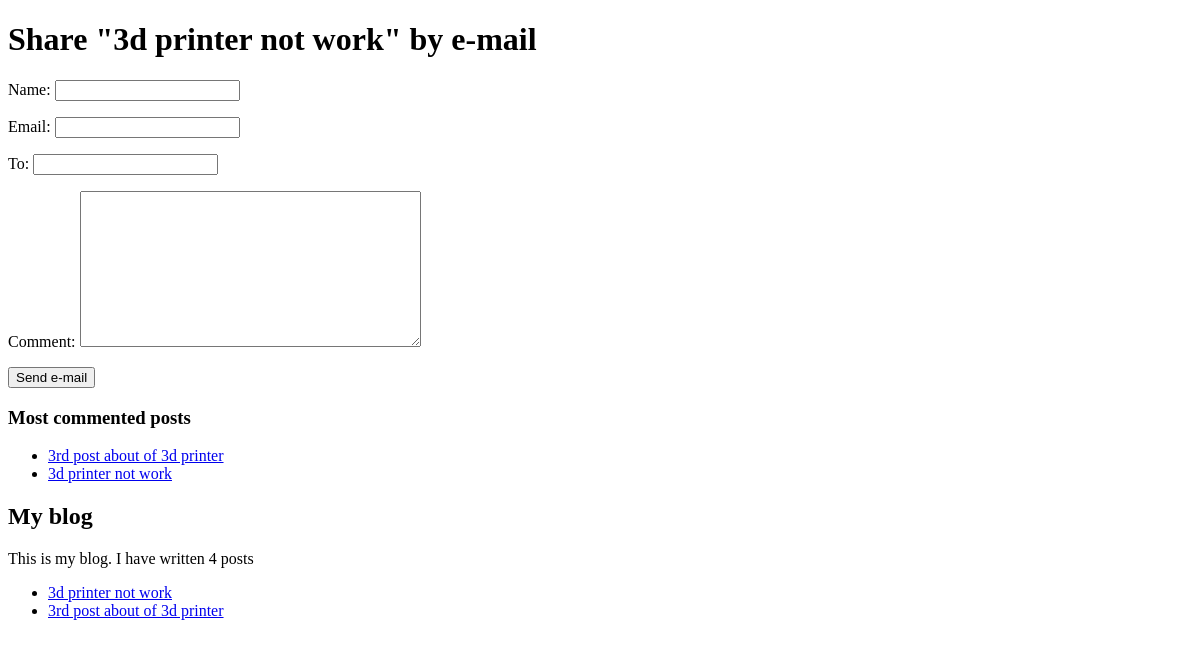
Before: /blog/share/4/ with the older database file.
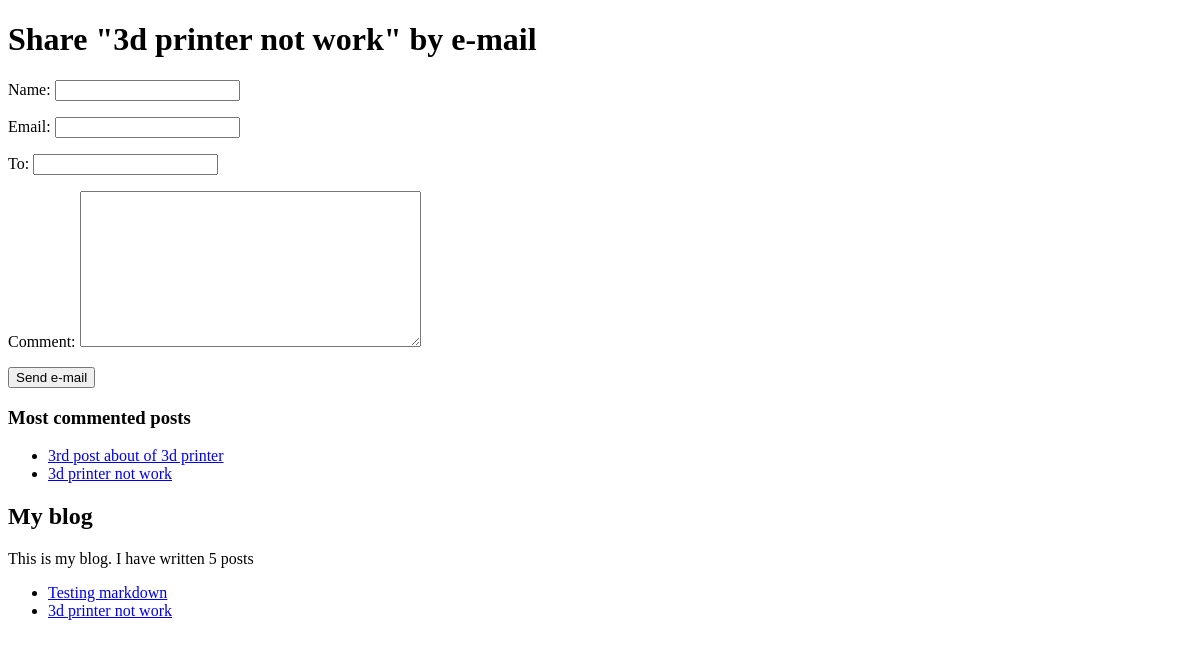
After: the same page with the newer database file.
### blog/models.py (models this page shows, shortened)
class Post(models.Model):
    STATUS_CHOICES = (
        ('draft', 'Draft'),
        ('published', 'Published'),
    )
    title = models.CharField(max_length=250)
    slug = models.SlugField(max_length=250, unique_for_date='publish')
    author = models.ForeignKey(User, related_name='blog_posts',on_delete=models.CASCADE)
    body = models.TextField()
    publish = models.DateTimeField(default=timezone.now)
    created = models.DateTimeField(auto_now_add=True)
    updated = models.DateTimeField(auto_now=True)
    status = models.CharField(max_length=10, choices=STATUS_CHOICES, default='draft')
    tags = TaggableManager()
    class Meta:
        ordering = ['-publish']
    def get_absolute_url(self):
        return reverse('post_detail', args=[self.publish.year,self.publish.strftime('%m'),self.publish.strftime('%d'),self.slug])

### blog/views.py (the view)
# urls.py: path('share/<int:post_id>/',views.post_share, name = 'post_share'),
def post_share(request, post_id):
    post = get_object_or_404(Post, id = post_id, status = 'published')
    sent = False
    if request.method == 'POST':
        form = EmailPostForm(request.POST)
        if form.is_valid():
            cd = form.cleaned_data
            post_url = request.build_absolute_uri(post.get_absolute_url())
            subject = '{} ({}) recommends you reading "{}"'.format(cd['name'], cd['email'], post.title)
            message = 'Read "{}" at {}\n\n{}\'s comments: {}'.format(post.title, post_url, cd['name'], cd['comment'])
            send_mail(subject, message, 'oraz.mergen@gmail.com',[cd['to']])
            sent = True
    else:
        form = EmailPostForm()
    return render( request, 'post/share.html', { 'post':post, 'form':form,'sent':sent } )

### blog/forms.py
class EmailPostForm(forms.Form):
    name = forms.CharField(max_length = 25)
    email = forms.EmailField()
    to = forms.EmailField()
    comment = forms.CharField(required=False, widget = forms.Textarea)

### blog/templatetags/blog_tags.py (called while the page is built)
@register.simple_tag
def total_posts():
    return Post.objects.all().count()

@register.inclusion_tag('latest_post.html')
def show_latest_posts(count=2):
    latest_posts = Post.objects.all().order_by('-publish')[:count]
    return {'latest_posts': latest_posts}

@register.simple_tag
def get_most_commented_posts(count=2):
    return Post.objects.all().annotate(total_comments=Count('comments')).order_by('-total_comments')[:count]

### blog/templates/post/share.html (shortened to what this page needs)
{% extends "base.html" %}
{% block content %}
    {% if sent %}
        <h1>E-mail successfully sent</h1>
        <p>
            "{{ post.title }}" was successfully sent to {{ cd.to }}.
        </p>
    {% else %}
        <h1>Share "{{ post.title }}" by e-mail</h1>
        <form action="." method="POST">
            {{ form.as_p }}
            <input type="submit" value="Send e-mail">
        </form>
    {% endif %}
{% endblock %}

### blog/templates/base.html (shortened to what this page needs)
{% load blog_tags %}
<!DOCTYPE html>
<html lang="en" dir="ltr">
  <head>
  </head>
  <body>
    <div id="content">
      {% block content %}
      {% endblock %}
    </div>
    <h3>Most commented posts</h3>
{% get_most_commented_posts as most_commented_posts %}
<ul>
    {% for post in most_commented_posts %}
        <li>
            <a href="{{ post.get_absolute_url }}">{{ post.title }}</a>
        </li>
    {% endfor %}
</ul>
    <div id="sidebar">
      <h2>My blog</h2>
      <p>This is my blog. I have written {% total_posts %} posts</p>
    </div>
    {%  show_latest_posts  %}
  </body>
</html>

### blog/templates/latest_post.html
<ul>
    {% for post in latest_posts %}
        <li>
            <a href="{{ post.get_absolute_url }}">{{ post.title }}</a>
        </li>
    {% endfor %}
</ul>

Changed rows visible on the page:
no longer on one of the page's lists (row unchanged): Post: title "3rd post about of 3d printer"
added Post: title "Testing markdown", shown under "My blog"
Other visible differences:
text no longer shown: "4"
text now shown: "5"
